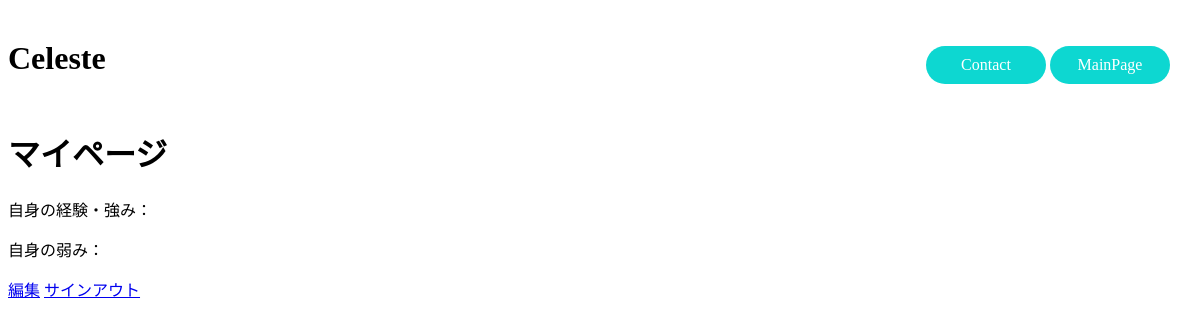
Before: /mypage/tetta1117 (signed in) with the older database file.
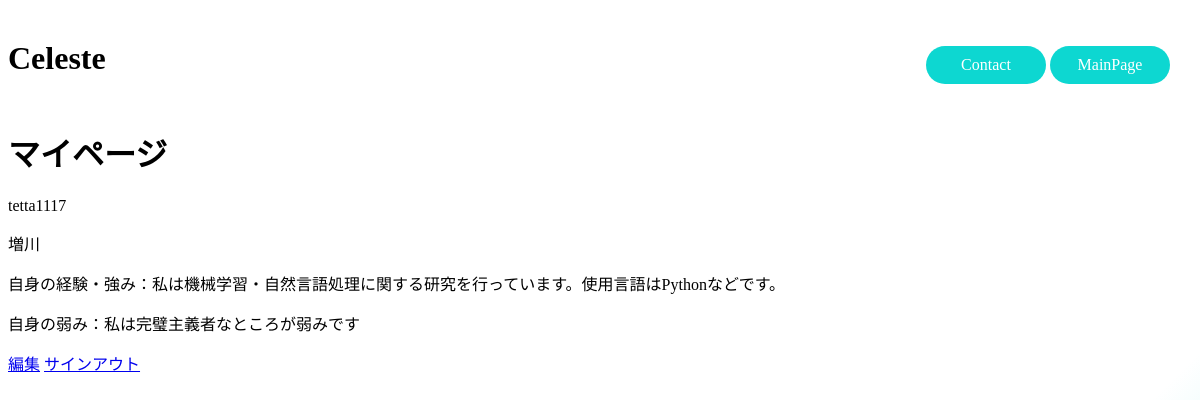
After: the same page with the newer database file.
### src/app.py (models this page shows)
class UserInformation(UserMixin, db.Model):
    id = db.Column(db.String(10), primary_key=True, autoincrement=False)
    name = db.Column(db.String(20), nullable=False)
    password = db.Column(db.String(100), nullable=False)
    experience = db.Column(db.String(500), nullable=False)
    weakness = db.Column(db.String(500), nullable=False)

### src/app.py (the view)
@app.route("/mypage/<string:id>")
@login_required
def mypage(id):
    user = load_user(id)
    return render_template("mypage.html", user=user)

### src/app.py (called while the page is built)
@login_manager.user_loader
def load_user(user_id):
    return UserInformation.query.get(user_id)

### src/templates/mypage.html (shortened to what this page needs)
<!DOCTYPE HTML>
<html lang="ja">
    <head>
        <link rel="stylesheet" href="../static/css/style1.css">
    </head>
    <body>
        <header>
            <h1 class="title">Celeste</h1>
            <nav class="nav">
            <ul class="menu-group">
                <li class="menu-item"><a class="static-button" href="#">Contact</a></li>
                <li class="menu-item"><a class="static-button" href="/main/{{user.id}}">MainPage</a></li>
            </ul>
        </nav>
        </header>
        <h1>マイページ</h1>
        <user>
            <p>{{user.id}}</p>
            <p>{{user.name}}</p>
            <p>自身の経験・強み：{{user.experience}}</p>
            <p>自身の弱み：{{user.weakness}}</p>
            <a href='/own_update/{{user.id}}' role='button'>編集</a>
        </user>
        <a class="signout-button" href="/signout" role="button">サインアウト</a>
    </body>
</html>

Changed rows visible on the page:
added UserInformation: id "tetta1117", name "増川", experience "私は機械学習・自然言語処理に関する研究を行っています。使用言語はPythonなどです。", weakness "私は完璧主義者なところが弱みです"
